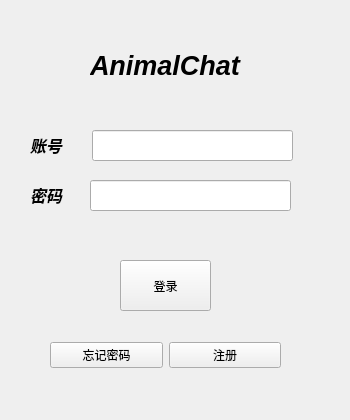
<?xml version="1.0" encoding="UTF-8"?>
<ui version="4.0">
 <class>LoginWidget</class>
 <widget class="QWidget" name="LoginWidget">
  <property name="geometry">
   <rect>
    <x>0</x>
    <y>0</y>
    <width>350</width>
    <height>420</height>
   </rect>
  </property>
  <property name="minimumSize">
   <size>
    <width>350</width>
    <height>420</height>
   </size>
  </property>
  <property name="maximumSize">
   <size>
    <width>350</width>
    <height>420</height>
   </size>
  </property>
  <property name="windowTitle">
   <string>Form</string>
  </property>
  <widget class="QPushButton" name="loginButton">
   <property name="geometry">
    <rect>
     <x>120</x>
     <y>260</y>
     <width>91</width>
     <height>51</height>
    </rect>
   </property>
   <property name="text">
    <string>登录</string>
   </property>
  </widget>
  <widget class="QLabel" name="label_2">
   <property name="geometry">
    <rect>
     <x>30</x>
     <y>130</y>
     <width>71</width>
     <height>31</height>
    </rect>
   </property>
   <property name="text">
    <string>&lt;html&gt;&lt;head/&gt;&lt;body&gt;&lt;p&gt;&lt;span style=&quot; font-size:12pt; font-weight:700; font-style:italic;&quot;&gt;账号&lt;/span&gt;&lt;/p&gt;&lt;/body&gt;&lt;/html&gt;</string>
   </property>
  </widget>
  <widget class="QLineEdit" name="numberlineEdit">
   <property name="geometry">
    <rect>
     <x>92</x>
     <y>130</y>
     <width>201</width>
     <height>31</height>
    </rect>
   </property>
  </widget>
  <widget class="QLabel" name="label">
   <property name="geometry">
    <rect>
     <x>90</x>
     <y>30</y>
     <width>221</width>
     <height>71</height>
    </rect>
   </property>
   <property name="text">
    <string>&lt;html&gt;&lt;head/&gt;&lt;body&gt;&lt;p&gt;&lt;span style=&quot; font-size:20pt; font-weight:700; font-style:italic;&quot;&gt;AnimalChat&lt;/span&gt;&lt;/p&gt;&lt;/body&gt;&lt;/html&gt;</string>
   </property>
  </widget>
  <widget class="QLabel" name="label_4">
   <property name="geometry">
    <rect>
     <x>30</x>
     <y>180</y>
     <width>71</width>
     <height>31</height>
    </rect>
   </property>
   <property name="text">
    <string>&lt;html&gt;&lt;head/&gt;&lt;body&gt;&lt;p&gt;&lt;span style=&quot; font-size:12pt; font-weight:700; font-style:italic;&quot;&gt;密码&lt;/span&gt;&lt;/p&gt;&lt;/body&gt;&lt;/html&gt;</string>
   </property>
  </widget>
  <widget class="QLineEdit" name="passwordlineEdit">
   <property name="geometry">
    <rect>
     <x>90</x>
     <y>180</y>
     <width>201</width>
     <height>31</height>
    </rect>
   </property>
  </widget>
  <widget class="QWidget" name="layoutWidget">
   <property name="geometry">
    <rect>
     <x>50</x>
     <y>330</y>
     <width>231</width>
     <height>51</height>
    </rect>
   </property>
   <layout class="QHBoxLayout" name="horizontalLayout">
    <item>
     <widget class="QPushButton" name="forgotPasswordButton">
      <property name="text">
       <string>忘记密码</string>
      </property>
     </widget>
    </item>
    <item>
     <widget class="QPushButton" name="registerButton">
      <property name="text">
       <string>注册</string>
      </property>
     </widget>
    </item>
   </layout>
  </widget>
 </widget>
 <resources/>
 <connections/>
</ui>
